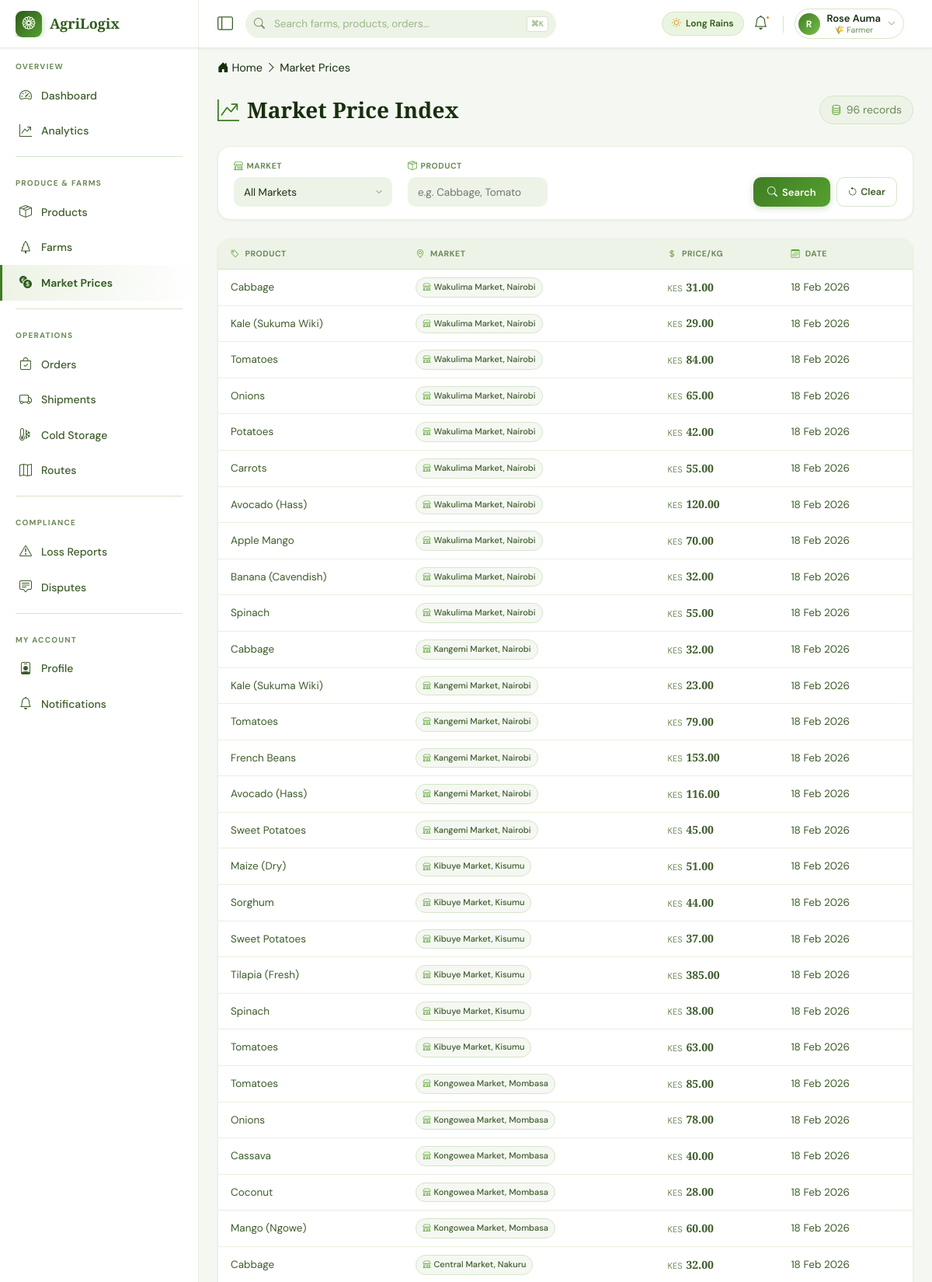
Page /analytics/market-prices/ (signed in, upper part) on the committed database.
### web_app/models.py (models this page shows, shortened)
class User(AbstractUser):
    ROLE_CHOICES = [
        ('farmer', '🌾 Farmer'),
        ('buyer', '🏪 Buyer / Market'),
        ('driver', '🚛 Logistics Driver'),
        ('cold_storage', '❄️ Cold Storage Operator'),
        ('admin', '⚙️ Platform Admin'),
    ]
    role = models.CharField(max_length=20, choices=ROLE_CHOICES, default='buyer')
    phone = models.CharField(max_length=20, unique=True, null=True, blank=True)
    profile_photo = models.ImageField(upload_to='profiles/', null=True, blank=True)
    location = models.CharField(max_length=255, blank=True)
    latitude = models.DecimalField(max_digits=9, decimal_places=6, null=True, blank=True)
    longitude = models.DecimalField(max_digits=9, decimal_places=6, null=True, blank=True)
    is_verified = models.BooleanField(default=False)
    rating = models.DecimalField(max_digits=3, decimal_places=2, default=0.00)
    total_transactions = models.PositiveIntegerField(default=0)
    created_at = models.DateTimeField(auto_now_add=True)
    updated_at = models.DateTimeField(auto_now=True)
    class Meta:
        verbose_name = "User"
        verbose_name_plural = "Users"

class MarketPriceIndex(models.Model):
    MARKETS = [
        ('nairobi_wakulima', 'Wakulima Market, Nairobi'),
        ('nairobi_kangemi', 'Kangemi Market, Nairobi'),
        ('mombasa_kongowea', 'Kongowea Market, Mombasa'),
        ('kisumu_kibuye', 'Kibuye Market, Kisumu'),
        ('nakuru_central', 'Central Market, Nakuru'),
    ]
    market = models.CharField(max_length=30, choices=MARKETS)
    product_name = models.CharField(max_length=100)
    price_per_kg = models.DecimalField(max_digits=8, decimal_places=2)
    recorded_date = models.DateField()
    created_at = models.DateTimeField(auto_now_add=True)
    class Meta:
        ordering = ['-recorded_date']
        verbose_name = "Market Price Index"
        verbose_name_plural = "Market Price Indices"

### web_app/views.py (the view)
# urls.py: path('analytics/market-prices/', views.market_prices_view, name='market_prices'),
@login_required
def market_prices_view(request):
    market   = request.GET.get('market')
    product  = request.GET.get('product')
    prices   = MarketPriceIndex.objects.order_by('-recorded_date')
    if market:
        prices = prices.filter(market=market)
    if product:
        prices = prices.filter(product_name__icontains=product)
    return render(request, 'analytics/market_prices.html', {
        'prices': prices[:100],
        'markets': MarketPriceIndex.MARKETS,
    })

### templates/analytics/market_prices.html (shortened to what this page needs)
{% extends 'base.html' %}
{% block breadcrumb %}
<nav class="breadcrumb" aria-label="Breadcrumb">
    <i class="bi bi-house-door-fill"></i>
    <a href="{% url 'dashboard' %}">Home</a>
    <i class="bi bi-chevron-right"></i>
    <span>Market Prices</span>
</nav>
{% endblock %}
{% block content %}
<div class="page-header">
    <h1>
        <i class="bi bi-graph-up-arrow"></i> Market Price Index
    </h1>
    <div class="record-count">
        <i class="bi bi-database"></i> {{ prices|length }} record{{ prices|length|pluralize }}
    </div>
</div>
<form method="get" class="filter-bar">
    <div class="filter-group">
        <label><i class="bi bi-shop"></i> Market</label>
        <select name="market">
            <option value="">All Markets</option>
        </select>
    </div>
    <div class="filter-group">
        <label><i class="bi bi-box-seam"></i> Product</label>
        <input type="text" name="product" value="{{ request.GET.product }}" placeholder="e.g. Cabbage, Tomato">
    </div>
    <div class="filter-actions">
        <button type="submit" class="btn-filter">
            <i class="bi bi-search"></i> Search
        </button>
        <a href="{% url 'market_prices' %}" class="btn-clear">
            <i class="bi bi-arrow-counterclockwise"></i> Clear
        </a>
    </div>
</form>
<div class="table-container">
    <table class="slim-table">
        <thead>
            <tr>
                <th><i class="bi bi-tag"></i> Product</th>
                <th><i class="bi bi-geo-alt"></i> Market</th>
                <th><i class="bi bi-currency-dollar"></i> Price/kg</th>
                <th><i class="bi bi-calendar3"></i> Date</th>
            </tr>
        </thead>
        <tbody>
            {% for price in prices %}
            <tr>
                <td data-label="Product">{{ price.product_name }}</td>
                <td data-label="Market">
                    <span class="market-badge">
                        <i class="bi bi-shop"></i> {{ price.get_market_display }}
                    </span>
                </td>
                <td data-label="Price/kg" class="price-cell">{{ price.price_per_kg|floatformat:2 }}</td>
                <td data-label="Date">{{ price.recorded_date|date:"d M Y" }}</td>
            </tr>
            {% endfor %}
        </tbody>
    </table>
</div>
{% endblock %}

### templates/base.html (shortened to what this page needs)
<!DOCTYPE html>
<html lang="en">
<head>
    <link href="https://cdn.jsdelivr.net/npm/bootstrap-icons@1.11.3/font/bootstrap-icons.min.css" rel="stylesheet">
</head>
<body>
<nav id="topnav" role="banner">
    <div class="nav-brand-zone">
        <a href="{% url 'dashboard' %}" style="display:flex;align-items:center;gap:10px;overflow:hidden;">
            <div class="brand-logo"><i class="bi bi-flower1"></i></div>
            <span class="brand-text">AgriLogix</span>
        </a>
    </div>
    <div class="nav-controls">
        <button class="sidebar-toggle-btn" id="sidebarToggle" aria-label="Toggle sidebar" title="Toggle navigation">
            <i class="bi bi-layout-sidebar"></i>
        </button>
        <div class="nav-search" role="search">
            <input type="text" id="globalSearch" placeholder="Search farms, products, orders…" autocomplete="off" aria-label="Global search">
            <span class="search-kbd">⌘K</span>
        </div>
        <div class="nav-right">
            {% if user.is_authenticated %}
            <div class="season-chip">
                <i class="bi bi-sun" style="color:var(--amber-400);"></i> Long Rains
            </div>
            <a href="{% url 'notification_list' %}" class="nav-icon-btn" aria-label="Notifications">
                <i class="bi bi-bell"></i>
                {% if unread_count %}
                    <span class="notif-count">{{ unread_count }}</span>
                {% else %}
                    <span class="notif-pip"></span>
                {% endif %}
            </a>
            <div class="profile-dropdown">
                <button class="profile-btn" id="profileToggle" aria-haspopup="true" aria-expanded="false">
                    <div class="p-avatar">{{ user.get_full_name|default:user.username|first|upper }}</div>
                    <div class="p-info">
                        <span class="p-name">{{ user.get_full_name|default:user.username }}</span>
                        <span class="p-role">{{ user.get_role_display }}</span>
                    </div>
                    <i class="bi bi-chevron-down p-chevron"></i>
                </button>
            </div>
            {% else %}
            <div class="auth-links">
                <a href="{% url 'login' %}" class="btn-ghost">Sign In</a>
                <a href="{% url 'register' %}" class="btn-solid">Get Started</a>
            </div>
            {% endif %}
        </div>
    </div>
</nav>
<div id="layout">
    <aside id="sidebar" role="navigation" aria-label="Main navigation">
        <div class="sidebar-inner">
            <span class="sb-section-label">Overview</span>
            <a href="{% url 'dashboard' %}" class="sidebar-link"><i class="bi bi-speedometer2"></i> Dashboard</a>
            <a href="{% url 'analytics_dashboard' %}" class="sidebar-link"><i class="bi bi-graph-up-arrow"></i> Analytics</a>
            <div class="sb-divider"></div>
            <span class="sb-section-label">Produce &amp; Farms</span>
            <a href="{% url 'product_list' %}" class="sidebar-link"><i class="bi bi-box-seam"></i> Products</a>
            <a href="{% url 'farm_list' %}" class="sidebar-link"><i class="bi bi-tree"></i> Farms</a>
            <a href="{% url 'market_prices' %}" class="sidebar-link"><i class="bi bi-currency-exchange"></i> Market Prices</a>
            <div class="sb-divider"></div>
            <span class="sb-section-label">Operations</span>
            <a href="{% url 'order_list' %}" class="sidebar-link"><i class="bi bi-bag-check"></i> Orders</a>
            <a href="{% url 'shipment_list' %}" class="sidebar-link"><i class="bi bi-truck"></i> Shipments</a>
            <a href="{% url 'cold_storage_list' %}" class="sidebar-link"><i class="bi bi-thermometer-snow"></i> Cold Storage</a>
            <a href="{% url 'route_list' %}" class="sidebar-link"><i class="bi bi-map"></i> Routes</a>
            <div class="sb-divider"></div>
            <span class="sb-section-label">Compliance</span>
            <a href="{% url 'loss_report_list' %}" class="sidebar-link"><i class="bi bi-exclamation-triangle"></i> Loss Reports</a>
            <a href="{% url 'dispute_list' %}" class="sidebar-link"><i class="bi bi-chat-square-text"></i> Disputes</a>
            {% if user.is_authenticated %}
            <div class="sb-divider"></div>
            <span class="sb-section-label">My Account</span>
            <a href="{% url 'profile' %}" class="sidebar-link"><i class="bi bi-person-badge"></i> Profile</a>
            <a href="{% url 'notification_list' %}" class="sidebar-link">
                <i class="bi bi-bell"></i> Notifications
            </a>
            {% endif %}
        </div>
    </aside>
    <div id="page-content">
        <div id="breadcrumb-wrap">{% block breadcrumb %}{% endblock %}</div>
        <main id="main-content">
            {% block content %}{% endblock %}
        </main>
    </div>
</div>
</body>
</html>

### templates/analytics/market_prices.html (style rules this page uses)
.page-header { display: flex; align-items: center; justify-content: space-between; margin-bottom: 24px; }
.page-header h1 { font-family: 'Playfair Display', serif; font-size: 28px; font-weight: 700; color: var(--text-primary); display: flex; align-items: center; gap: 10px; }
.page-header h1 i { color: var(--green-500); }
.page-header .record-count { font-size: 14px; color: var(--text-muted); background: var(--surface); padding: 6px 14px; border-radius: 40px; border: 1.5px solid var(--border); display: flex; align-items: center; gap: 6px; }
.page-header .record-count i { color: var(--green-400); }
.filter-bar { background: var(--white); border: 1.5px solid var(--border-light); border-radius: var(--radius-lg); padding: 16px 20px; margin-bottom: 24px; display: flex; flex-wrap: wrap; align-items: flex-end; gap: 16px 20px; box-shadow: var(--shadow-xs); }
.filter-group { display: flex; flex-direction: column; gap: 4px; min-width: 160px; }
.filter-group label { font-size: 10.5px; font-weight: 700; letter-spacing: .5px; text-transform: uppercase; color: var(--text-muted); display: flex; align-items: center; gap: 4px; }
.filter-group label i { color: var(--green-400); font-size: 12px; }
.filter-group select, .filter-group input { height: 38px; padding: 0 12px; background: var(--surface); border: 1.5px solid transparent; border-radius: var(--radius); font-family: 'DM Sans', sans-serif; font-size: 13.5px; color: var(--text-primary); outline: none; transition: border-color .2s, background .2s, box-shadow .2s; width: 100%; }
.filter-group select { appearance: none; background-repeat: no-repeat; background-position: right 10px center; background-size: 12px; }
.filter-actions { display: flex; align-items: center; gap: 8px; margin-left: auto; }
.btn-filter { display: inline-flex; align-items: center; gap: 6px; padding: 0 18px; height: 38px; background: linear-gradient(135deg, var(--green-500), var(--green-400)); color: #fff; border: none; border-radius: var(--radius); font-family: 'DM Sans', sans-serif; font-size: 13px; font-weight: 600; cursor: pointer; box-shadow: 0 2px 8px rgba(62,124,35,.25); transition: opacity .2s, box-shadow .2s, transform .15s; white-space: nowrap; }
.btn-clear { display: inline-flex; align-items: center; gap: 4px; padding: 0 14px; height: 38px; background: var(--white); border: 1.5px solid var(--border); border-radius: var(--radius); font-size: 12.5px; font-weight: 600; color: var(--text-second); transition: all .18s; cursor: pointer; text-decoration: none; white-space: nowrap; }
.table-container { background: var(--white); border: 1.5px solid var(--border-light); border-radius: var(--radius-lg); overflow: hidden; box-shadow: var(--shadow-xs); }
.slim-table { width: 100%; border-collapse: collapse; font-size: 13.5px; }
.slim-table thead th { padding: 10px 16px; text-align: left; font-size: 10.5px; font-weight: 700; letter-spacing: .5px; text-transform: uppercase; color: var(--text-muted); background: var(--surface); border-bottom: 1.5px solid var(--border); white-space: nowrap; }
.slim-table thead th i { margin-right: 4px; font-size: 11px; color: var(--green-400); }
.slim-table tbody tr { border-bottom: 1px solid var(--border-light); transition: background .18s; }
.slim-table td { padding: 10px 16px; color: var(--text-second); vertical-align: middle; }
.price-cell { font-family: 'Playfair Display', serif; font-weight: 600; color: var(--green-700); font-size: 14px; }
.price-cell::before { content: 'KES '; font-family: 'DM Sans', sans-serif; font-size: 11px; font-weight: 400; color: var(--text-muted); margin-right: 2px; }
.market-badge { display: inline-flex; align-items: center; gap: 4px; padding: 3px 8px; background: var(--off-white); border-radius: 40px; font-size: 11px; font-weight: 500; color: var(--text-second); border: 1px solid var(--border); }
.market-badge i { color: var(--green-400); font-size: 10px; }

### rows in the picture
User: get_full_name|first "R", get_full_name "Rose Auma", role "🌾 Farmer"
MarketPriceIndex: product_name "Cabbage", market "Wakulima Market, Nairobi", price_per_kg "31.00", recorded_date "18 Feb 2026"
MarketPriceIndex: product_name "Kale (Sukuma Wiki)", market "Wakulima Market, Nairobi", price_per_kg "29.00", recorded_date "18 Feb 2026"
MarketPriceIndex: product_name "Tomatoes", market "Wakulima Market, Nairobi", price_per_kg "84.00", recorded_date "18 Feb 2026"
MarketPriceIndex: product_name "Onions", market "Wakulima Market, Nairobi", price_per_kg "65.00", recorded_date "18 Feb 2026"
MarketPriceIndex: product_name "Potatoes", market "Wakulima Market, Nairobi", price_per_kg "42.00", recorded_date "18 Feb 2026"
MarketPriceIndex: product_name "Carrots", market "Wakulima Market, Nairobi", price_per_kg "55.00", recorded_date "18 Feb 2026"
MarketPriceIndex: product_name "Avocado (Hass)", market "Wakulima Market, Nairobi", price_per_kg "120.00", recorded_date "18 Feb 2026"
MarketPriceIndex: product_name "Apple Mango", market "Wakulima Market, Nairobi", price_per_kg "70.00", recorded_date "18 Feb 2026"
MarketPriceIndex: product_name "Banana (Cavendish)", market "Wakulima Market, Nairobi", price_per_kg "32.00", recorded_date "18 Feb 2026"
MarketPriceIndex: product_name "Spinach", market "Wakulima Market, Nairobi", price_per_kg "55.00", recorded_date "18 Feb 2026"
MarketPriceIndex: product_name "Cabbage", market "Kangemi Market, Nairobi", price_per_kg "32.00", recorded_date "18 Feb 2026"
MarketPriceIndex: product_name "Kale (Sukuma Wiki)", market "Kangemi Market, Nairobi", price_per_kg "23.00", recorded_date "18 Feb 2026"
MarketPriceIndex: product_name "Tomatoes", market "Kangemi Market, Nairobi", price_per_kg "79.00", recorded_date "18 Feb 2026"
MarketPriceIndex: product_name "French Beans", market "Kangemi Market, Nairobi", price_per_kg "153.00", recorded_date "18 Feb 2026"
MarketPriceIndex: product_name "Avocado (Hass)", market "Kangemi Market, Nairobi", price_per_kg "116.00", recorded_date "18 Feb 2026"
MarketPriceIndex: product_name "Sweet Potatoes", market "Kangemi Market, Nairobi", price_per_kg "45.00", recorded_date "18 Feb 2026"
MarketPriceIndex: product_name "Maize (Dry)", market "Kibuye Market, Kisumu", price_per_kg "51.00", recorded_date "18 Feb 2026"
MarketPriceIndex: product_name "Sorghum", market "Kibuye Market, Kisumu", price_per_kg "44.00", recorded_date "18 Feb 2026"
MarketPriceIndex: product_name "Sweet Potatoes", market "Kibuye Market, Kisumu", price_per_kg "37.00", recorded_date "18 Feb 2026"
MarketPriceIndex: product_name "Tilapia (Fresh)", market "Kibuye Market, Kisumu", price_per_kg "385.00", recorded_date "18 Feb 2026"
MarketPriceIndex: product_name "Spinach", market "Kibuye Market, Kisumu", price_per_kg "38.00", recorded_date "18 Feb 2026"
MarketPriceIndex: product_name "Tomatoes", market "Kibuye Market, Kisumu", price_per_kg "63.00", recorded_date "18 Feb 2026"
MarketPriceIndex: product_name "Tomatoes", market "Kongowea Market, Mombasa", price_per_kg "85.00", recorded_date "18 Feb 2026"
MarketPriceIndex: product_name "Onions", market "Kongowea Market, Mombasa", price_per_kg "78.00", recorded_date "18 Feb 2026"
MarketPriceIndex: product_name "Cassava", market "Kongowea Market, Mombasa", price_per_kg "40.00", recorded_date "18 Feb 2026"
MarketPriceIndex: product_name "Coconut", market "Kongowea Market, Mombasa", price_per_kg "28.00", recorded_date "18 Feb 2026"
MarketPriceIndex: product_name "Mango (Ngowe)", market "Kongowea Market, Mombasa", price_per_kg "60.00", recorded_date "18 Feb 2026"
MarketPriceIndex: product_name "Cabbage", market "Central Market, Nakuru", price_per_kg "32.00", recorded_date "18 Feb 2026"

### other values in the picture
{{ prices|length }} "96"
